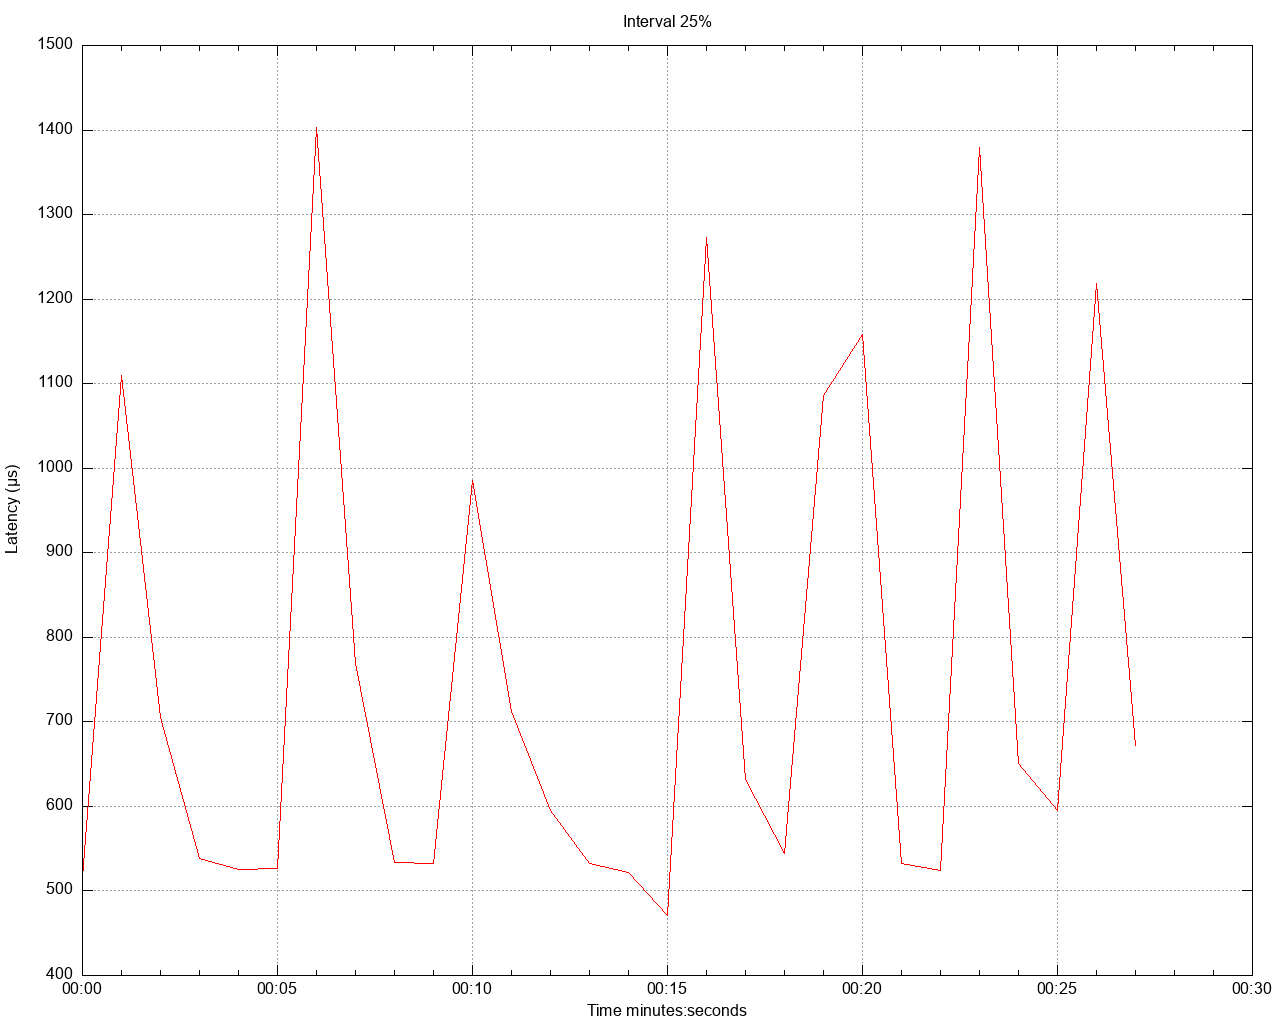

The script that saved this image:
set title 'Interval 25%' noenhanced
set style data lines
set datafile separator ","
set terminal png size 1280,1024
set grid
set key below
set xdata time
set timefmt "%s"
offset = 0
t0(x)=(offset=($0==0) ? x : offset, x - offset)
set xlabel 'Time minutes:seconds'
set ylabel 'Latency (μs)'
set output '/Users/gbarnett/git/hazelcast-simulator/atomiclong-3node-member/atomicreference/latency/latency_interval_25_eightKbWrite.png'
plot \
   '/Users/gbarnett/git/hazelcast-simulator/atomiclong-3node-member/atomicreference/data/latency_interval_25_eightKbWrite_1.data' using (t0(timecolumn(1))):2 title "" lt rgb "red", \
